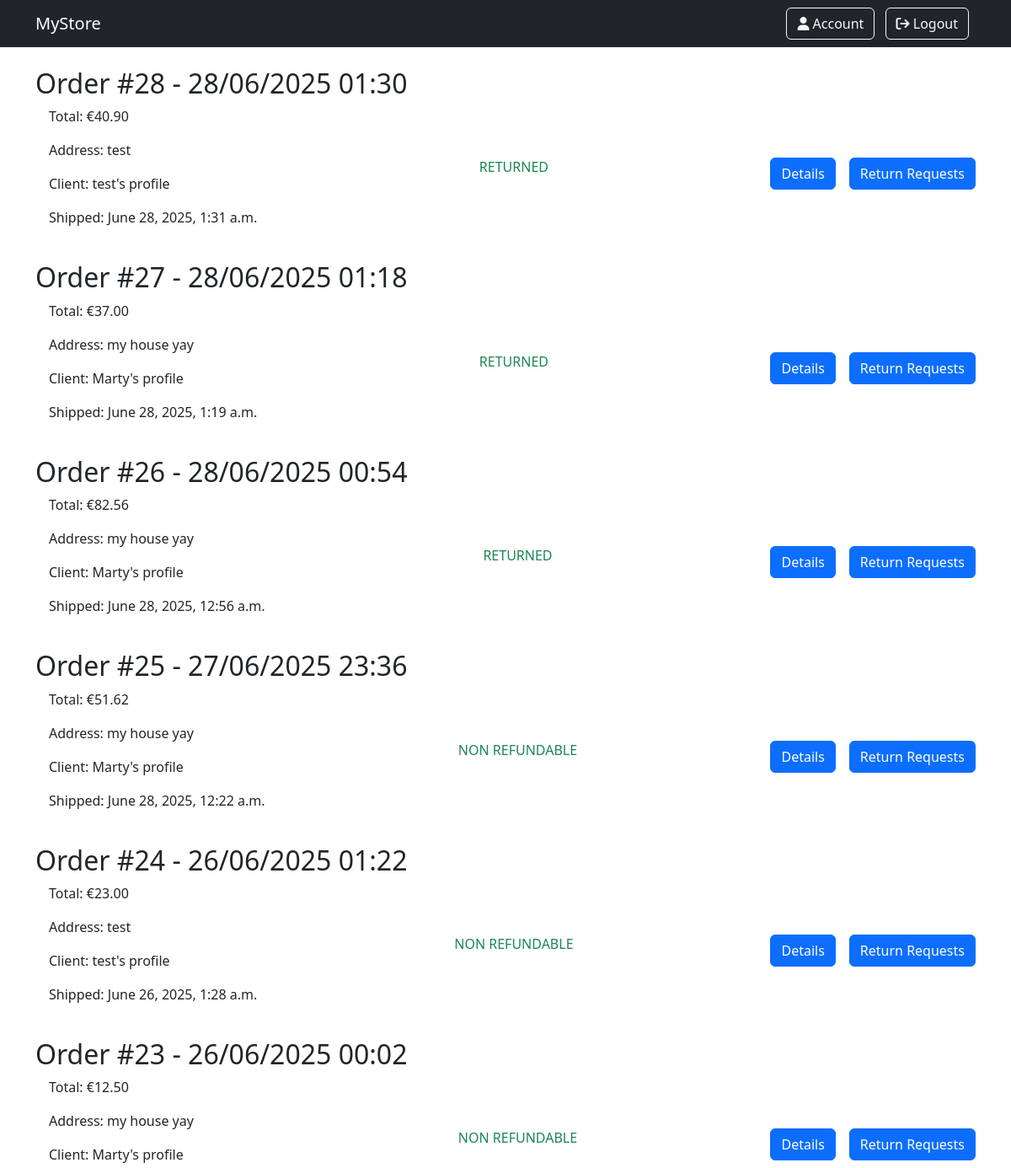
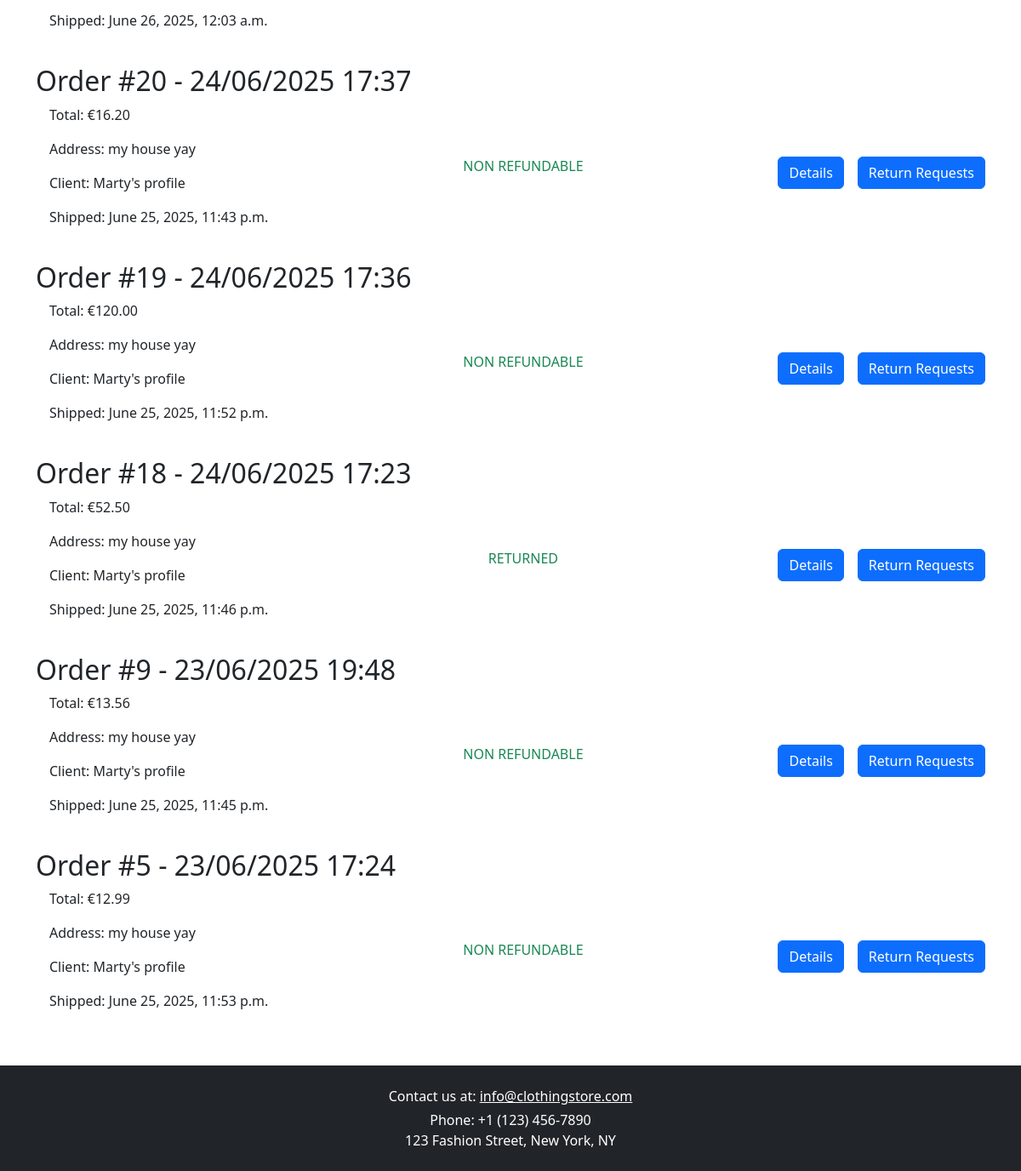
Screenshot of /shop/order/manage/ with the database file from the repository (2 pictures, top to bottom).
### shop/models.py (models this page shows, shortened)
class Order(models.Model):
    user = models.ForeignKey(Profile, on_delete=models.PROTECT, related_name="orders")
    total = models.DecimalField(max_digits=10, decimal_places=2, validators=[MinValueValidator(Decimal('0.00'))])
    date = models.DateTimeField(auto_now_add=True)
    address = models.CharField(max_length=255)
    status = models.ForeignKey(Status, on_delete=models.SET_NULL, null=True, blank=True, related_name="status")
    shipped_at = models.DateTimeField(null=True, blank=True)
    arrived_at = models.DateTimeField(null=True, blank=True)
    def update_status(self):
        if self.status.name == 'SHIPPED' and self.shipped_at:
            shipped_duration = timezone.now() - self.shipped_at
            if shipped_duration > timedelta(minutes=5):
                arrived_status = Status.objects.get(name='ARRIVED')
                self.status = arrived_status
                self.arrived_at = timezone.now()
                self.save()
    def non_refundable(self):
        if self.status.name == 'ARRIVED':
            refundable_time = timezone.now() - self.arrived_at
            if refundable_time > timedelta(minutes=5):
                non_refundable_status = Status.objects.get(name='NON REFUNDABLE')
                self.status = non_refundable_status
                self.save()

class Status(models.Model):
    name = models.CharField(max_length=50, unique=True)
    def __str__(self):
        return self.name
    class Meta:
        ordering = ['name']
        verbose_name_plural = "Statuses"

### accounts/models.py (models this page shows)
class Profile(models.Model):
    user = models.OneToOneField(User, on_delete=models.CASCADE)
    address = models.CharField(max_length=255, blank=False)
    phone_number = models.CharField(max_length=20, blank=True, unique=True, null=True)
    favourites = models.ManyToManyField(Product, blank=True)
    def __str__(self):
        return f"{self.user.username}'s profile"

### shop/views.py (the view)
# urls.py: path("order/manage/", views.ManagerOrderList.as_view(), name="manage_orders"),
class ManagerOrderList(ListView):
    model = Order
    template_name = 'manager_order_list.html'
    context_object_name = 'orders'
    def get_context_data(self, **kwargs):
        context = super().get_context_data(**kwargs)
        orders = Order.objects.all().order_by('-date')
        for order in orders:
            order.update_status()
            order.non_refundable()
        context['orders'] = orders
        return context

### products/models.py (called while the page is built)
    def __str__(self):
        return self.name

### static/context_processors.py (called while the page is built)
def user_roles(request):
    user = request.user
    return {
        'is_client': user.is_authenticated and user.groups.filter(name='client').exists(),
        'is_manager': user.is_authenticated and user.groups.filter(name='manager').exists(),
        'is_admin': user.is_authenticated and user.is_superuser,
    }

### templates/manager_order_list.html (shortened to what this page needs)
{% extends 'base.html' %}
{% load static %}
{% block content %}
    {% for order in orders %}
        <div class="mb-4 cart-container">
            <h2>Order #{{ order.id }} - {{ order.date|date:"d/m/Y H:i" }}</h2>
            <div class="d-flex align-items-center justify-content-between">
                <div class="ms-3">
                    <p>Total: €{{ order.total }}</p>
                    <p>Address: {{ order.address }}</p>
                    <p>Client: {{ order.user }}</p>
                    <p>Shipped: {{ order.shipped_at }}</p>
                </div>
                <div class="ms-3">
                    <p class="text-success">{{ order.status }}</p>
                </div>
                <div class="ms-3 d-flex gap-3">
                    <button class="btn btn-primary" type="button" data-bs-toggle="collapse"
                            data-bs-target="#orderDetails{{ order.id }}">
                        Details
                    </button>
                <a href="{% url 'return_requests_for_order' order.id %}" class="btn btn-primary">
                    Return Requests</a>
                </div>
            </div>
        </div>
    {% endfor %}
{% endblock %}

### static/css/base_style.css (style rules this page uses)
html, body { height: 100%; margin: 0; padding: 0; }
body { min-height: 100vh; display: flex; flex-direction: column; }

### rows the page displays
Order: id "28", date "28/06/2025 01:30", total "40.90", address "test", user "test's profile", shipped_at "June 28, 2025, 1:31 a.m.", status "RETURNED"
Order: id "27", date "28/06/2025 01:18", total "37.00", address "my house yay", user "Marty's profile", shipped_at "June 28, 2025, 1:19 a.m.", status "RETURNED"
Order: id "26", date "28/06/2025 00:54", total "82.56", address "my house yay", user "Marty's profile", shipped_at "June 28, 2025, 12:56 a.m.", status "RETURNED"
Order: id "25", date "27/06/2025 23:36", total "51.62", address "my house yay", user "Marty's profile", shipped_at "June 28, 2025, 12:22 a.m.", status "NON REFUNDABLE"
Order: id "24", date "26/06/2025 01:22", total "23.00", address "test", user "test's profile", shipped_at "June 26, 2025, 1:28 a.m.", status "NON REFUNDABLE"
Order: id "23", date "26/06/2025 00:02", total "12.50", address "my house yay", user "Marty's profile", shipped_at "June 26, 2025, 12:03 a.m.", status "NON REFUNDABLE"
Order: id "20", date "24/06/2025 17:37", total "16.20", address "my house yay", user "Marty's profile", shipped_at "June 25, 2025, 11:43 p.m.", status "NON REFUNDABLE"
Order: id "19", date "24/06/2025 17:36", total "120.00", address "my house yay", user "Marty's profile", shipped_at "June 25, 2025, 11:52 p.m.", status "NON REFUNDABLE"
Order: id "18", date "24/06/2025 17:23", total "52.50", address "my house yay", user "Marty's profile", shipped_at "June 25, 2025, 11:46 p.m.", status "RETURNED"
Order: id "9", date "23/06/2025 19:48", total "13.56", address "my house yay", user "Marty's profile", shipped_at "June 25, 2025, 11:45 p.m.", status "NON REFUNDABLE"
Order: id "5", date "23/06/2025 17:24", total "12.99", address "my house yay", user "Marty's profile", shipped_at "June 25, 2025, 11:53 p.m.", status "NON REFUNDABLE"
